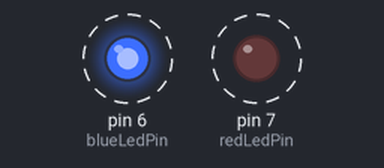
Bench run of a sketch on a simulated Arduino Uno, built with avr-gcc and run on an emulated ATmega328P. On the bench: output pins drawn as LEDs (lit = HIGH). Dashed ring = blinking.

Above: at 0.5 s.
Timing chart, 0 to 4.6 s (numbered marks = the images above):
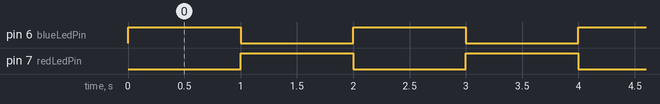

The sketch:

TwoLEDBlink.ino
```cpp
const int redLedPin = 7;
const int blueLedPin = 6;


void setup() {
  pinMode(redLedPin, OUTPUT);
  pinMode(blueLedPin, OUTPUT);
}

void loop() {
  digitalWrite(redLedPin, LOW);
  digitalWrite(blueLedPin, HIGH);
  delay(1000);
  digitalWrite(blueLedPin, LOW);
  digitalWrite(redLedPin, HIGH);
  delay(1000);
}
```

Measured:
- by itself, pin 6 (blueLedPin), pin 7 (redLedPin): alternates HIGH for 1.0 s and LOW for 1.0 s
